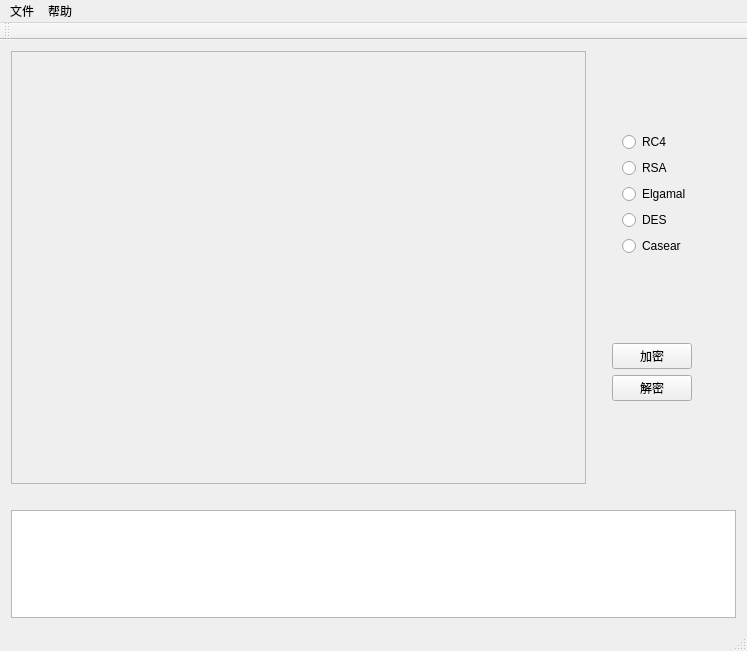
<?xml version="1.0" encoding="UTF-8"?>
<ui version="4.0">
 <class>MainWindow</class>
 <widget class="QMainWindow" name="MainWindow">
  <property name="geometry">
   <rect>
    <x>0</x>
    <y>0</y>
    <width>747</width>
    <height>651</height>
   </rect>
  </property>
  <property name="windowTitle">
   <string>MainWindow</string>
  </property>
  <widget class="QWidget" name="centralWidget">
   <layout class="QGridLayout" name="gridLayout" rowstretch="0">
    <item row="0" column="0">
     <layout class="QVBoxLayout" name="verticalLayout_2" stretch="4,0,1">
      <item>
       <layout class="QHBoxLayout" name="horizontalLayout" stretch="4,1">
        <item>
         <widget class="QScrollArea" name="scrollArea">
          <property name="widgetResizable">
           <bool>true</bool>
          </property>
          <widget class="QWidget" name="scrollAreaWidgetContents">
           <property name="geometry">
            <rect>
             <x>0</x>
             <y>0</y>
             <width>569</width>
             <height>418</height>
            </rect>
           </property>
          </widget>
         </widget>
        </item>
        <item>
         <layout class="QVBoxLayout" name="verticalLayout" stretch="2,1">
          <item>
           <layout class="QVBoxLayout" name="verticalLayout_3" stretch="1,1,1,1,1">
            <property name="leftMargin">
             <number>30</number>
            </property>
            <item alignment="Qt::AlignLeft">
             <widget class="QRadioButton" name="radioButton_2">
              <property name="text">
               <string>RC4</string>
              </property>
             </widget>
            </item>
            <item alignment="Qt::AlignLeft">
             <widget class="QRadioButton" name="radioButton_4">
              <property name="text">
               <string>RSA</string>
              </property>
             </widget>
            </item>
            <item alignment="Qt::AlignLeft">
             <widget class="QRadioButton" name="radioButton_5">
              <property name="text">
               <string>Elgamal</string>
              </property>
             </widget>
            </item>
            <item alignment="Qt::AlignLeft">
             <widget class="QRadioButton" name="radioButton_3">
              <property name="text">
               <string>DES</string>
              </property>
             </widget>
            </item>
            <item alignment="Qt::AlignLeft">
             <widget class="QRadioButton" name="radioButton">
              <property name="text">
               <string>Casear</string>
              </property>
             </widget>
            </item>
           </layout>
          </item>
          <item>
           <layout class="QVBoxLayout" name="verticalLayout_4">
            <property name="leftMargin">
             <number>20</number>
            </property>
            <item alignment="Qt::AlignLeft">
             <widget class="QPushButton" name="pushButton_2">
              <property name="layoutDirection">
               <enum>Qt::LeftToRight</enum>
              </property>
              <property name="styleSheet">
               <string notr="true"/>
              </property>
              <property name="text">
               <string>加密</string>
              </property>
              <property name="checkable">
               <bool>false</bool>
              </property>
              <property name="default">
               <bool>false</bool>
              </property>
              <property name="flat">
               <bool>false</bool>
              </property>
             </widget>
            </item>
            <item alignment="Qt::AlignLeft">
             <widget class="QPushButton" name="pushButton">
              <property name="text">
               <string>解密</string>
              </property>
             </widget>
            </item>
           </layout>
          </item>
         </layout>
        </item>
       </layout>
      </item>
      <item>
       <spacer name="horizontalSpacer">
        <property name="orientation">
         <enum>Qt::Horizontal</enum>
        </property>
        <property name="sizeHint" stdset="0">
         <size>
          <width>40</width>
          <height>20</height>
         </size>
        </property>
       </spacer>
      </item>
      <item>
       <widget class="QListView" name="listView"/>
      </item>
     </layout>
    </item>
   </layout>
  </widget>
  <widget class="QMenuBar" name="menuBar">
   <property name="geometry">
    <rect>
     <x>0</x>
     <y>0</y>
     <width>747</width>
     <height>26</height>
    </rect>
   </property>
   <widget class="QMenu" name="menu">
    <property name="title">
     <string>文件</string>
    </property>
    <addaction name="actionnew_file"/>
    <addaction name="actionopen"/>
    <addaction name="actionsave"/>
    <addaction name="actionsave_as"/>
   </widget>
   <widget class="QMenu" name="menu_2">
    <property name="title">
     <string>帮助</string>
    </property>
   </widget>
   <addaction name="menu"/>
   <addaction name="menu_2"/>
  </widget>
  <widget class="QToolBar" name="mainToolBar">
   <attribute name="toolBarArea">
    <enum>TopToolBarArea</enum>
   </attribute>
   <attribute name="toolBarBreak">
    <bool>false</bool>
   </attribute>
  </widget>
  <widget class="QStatusBar" name="statusBar"/>
  <action name="actionnew_file">
   <property name="text">
    <string>new file...</string>
   </property>
  </action>
  <action name="actionopen">
   <property name="text">
    <string>open...</string>
   </property>
  </action>
  <action name="actionsave">
   <property name="text">
    <string>save...</string>
   </property>
  </action>
  <action name="actionsave_as">
   <property name="text">
    <string>save as...</string>
   </property>
  </action>
 </widget>
 <layoutdefault spacing="6" margin="11"/>
 <resources/>
 <connections/>
</ui>
